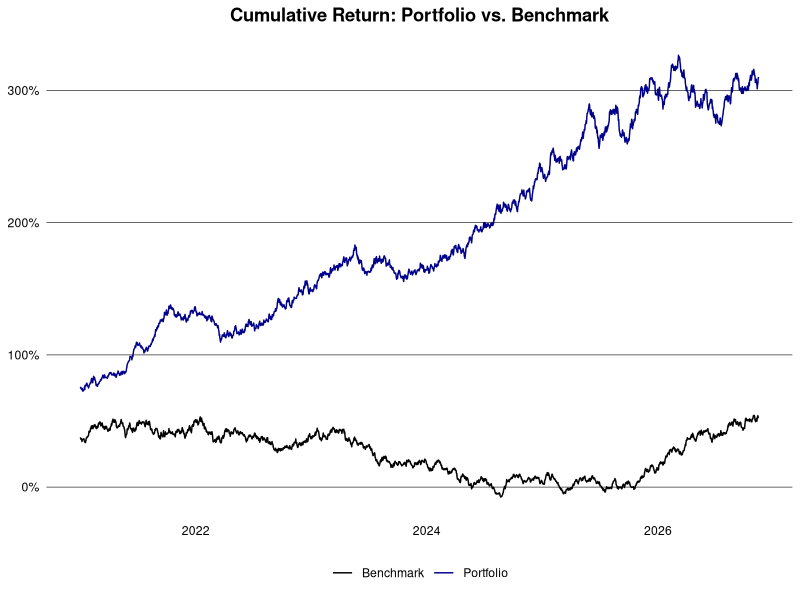
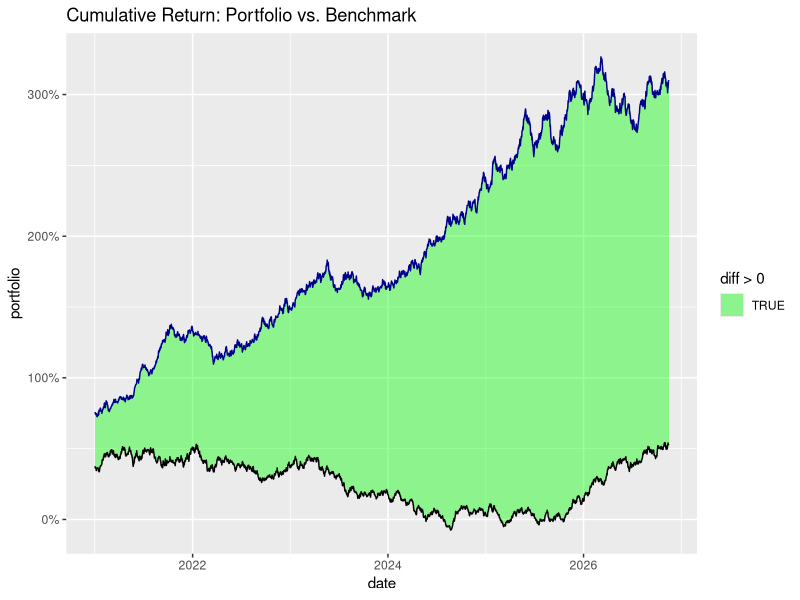

These charts were generated, in order, by the following R code:
## ---- chunk 1
library(data.table)

set.seed(1994L)

generate_prices <- function(ticker, start_date, end_date) {
  dates <- seq.Date(as.Date(start_date), as.Date(end_date), by = "days")
  n <- length(dates)
  prices <- cumprod(1 + rnorm(n, mean = 0.0005, sd = 0.01)) * 100
  data.table(
    ticker = ticker,
    date = dates,
    price = prices
  )
}

generate_benchmark <- function(start_date, end_date) {
  dates <- seq.Date(as.Date(start_date), as.Date(end_date), by = "days")
  n <- length(dates)
  prices <- cumprod(1 + rnorm(n, mean = 0.0003, sd = 0.008)) * 3000
  data.table(
    ticker = "SP500",
    date = dates,
    price = prices
  )
}

ticker <- c("AAPL", "GOOGL", "MSFT", "AMZN")
start_date <- "2015-01-01"
end_date <- Sys.Date()

dt <- lapply(ticker, generate_prices, start_date, end_date) |> rbindlist()
weights <- data.table(
  ticker = ticker,
  weight = c(0.4, 0.3, 0.2, 0.1),
  country = c("USA", "USA", "USA", "USA")
)
dt <- dt[weights, on = "ticker"]
head(dt)
## ---- chunk 2
dt <- dt |>
  setorder(ticker, date) |>
  _[, ret := price / shift(price) - 1, by = ticker] |>
  na.omit("ret") |>
  _[, wret := ret * weight]
head(dt)
## ---- chunk 3
dt[, let(week = week(date), month = month(date), year = year(date))]
ret_week <- dt[, .(ret = prod(1 + ret) - 1), by = .(ticker, year, week)]
ret_month <- dt[, .(ret = prod(1 + ret) - 1), by = .(ticker, year, month)]
ret_year <- dt[, .(ret = prod(1 + ret) - 1), by = .(ticker, year)]
head(ret_year)
## ---- chunk 4
port_ret_week <- dt[, .(ret = prod(1 + wret) - 1), by = .(year, week)]
port_ret_month <- dt[, .(ret = prod(1 + wret) - 1), by = .(year, month)]
port_ret_year <- dt[, .(ret = prod(1 + wret) - 1), by = year]
head(port_ret_year)
## ---- chunk 5
bmr <- generate_benchmark(start_date, end_date) |>
  setorder(date) |>
  _[, ret := price / shift(price) - 1] |>
  na.omit("ret")

port <- dt |>
  _[, .(ret = prod(1 + wret) - 1, ticker = "Portfolio"), by = date] |>
  rbind(bmr[, .(ticker, date, ret)]) |>
  setorder(ticker, date) |>
  _[, cum_ret := cumprod(1 + ret) - 1, by = ticker] |>
  _[, ticker := fifelse(ticker == "Portfolio", ticker, "Benchmark")]
## ---- chunk 6
#| dpi = 300
library(ggplot2)

port |>
  _[between(date, "2021-01-01", max(date))] |>
  ggplot(aes(x = date, y = cum_ret, color = ticker)) +
  geom_line() +
  theme_minimal() +
  theme(
    plot.title = element_text(face = "bold", hjust = 0.5),
    panel.grid.major.y = element_line(color = "black", linewidth = 0.2),
    panel.grid.major.x = element_blank(),
    panel.grid.minor = element_blank(),
    axis.text = element_text(color = "black"),
    axis.title = element_blank(),
    legend.title = element_blank(),
    legend.position = "bottom"
  ) +
  scale_color_manual(values = c("Portfolio" = "darkblue", "Benchmark" = "black")) +
  scale_y_continuous(labels = scales::percent_format(accuracy = 2L)) +
  labs(title = "Cumulative Return: Portfolio vs. Benchmark")
## ---- chunk 7
#| dpi = 300
# TODO: remove the legend with T/F and bmr/port labels
perf <- port |>
  dcast(date ~ ticker, value.var = "cum_ret") |>
  setnames(tolower) |>
  _[, diff := portfolio - benchmark]

perf |>
  _[between(date, "2021-01-01", max(date))] |>
  ggplot(aes(x = date)) +
  geom_ribbon(aes(
      ymin = pmin(portfolio, benchmark),
      ymax = pmax(portfolio, benchmark),
      fill = diff > 0
    ),
    alpha = 0.4
  ) +
  geom_line(aes(y = portfolio), color = "darkblue") +
  geom_line(aes(y = benchmark), color = "black") +
  scale_fill_manual(values = c("TRUE" = "green", "FALSE" = "red")) +
  scale_y_continuous(labels = scales::percent_format(accuracy = 2L)) +
  labs(title = "Cumulative Return: Portfolio vs. Benchmark")
  theme_minimal() +
  theme(
    plot.title = element_text(face = "bold", hjust = 0.5),
    panel.grid.major.y = element_line(color = "black", linewidth = 0.2),
    panel.grid.major.x = element_blank(),
    panel.grid.minor = element_blank(),
    axis.text = element_text(color = "black"),
    axis.title = element_blank(),
    legend.title = element_blank(),
    legend.position = "none"
  )
## ---- chunk 8

## ---- chunk 9
vola <- dt[, .(daily_vola = sd(ret)), by = .(ticker, year)] |>
  _[, let(
    weekly_vola = daily_vola * sqrt(5L),
    monthly_vola = daily_vola * sqrt(21L),
    yearly_vola = daily_vola * sqrt(252L)
  )]
head(vola)
